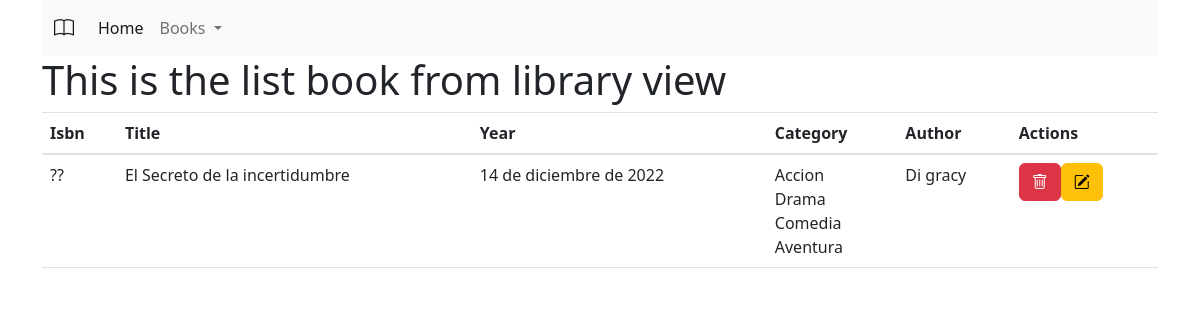
The app's page /book_list/, older data.
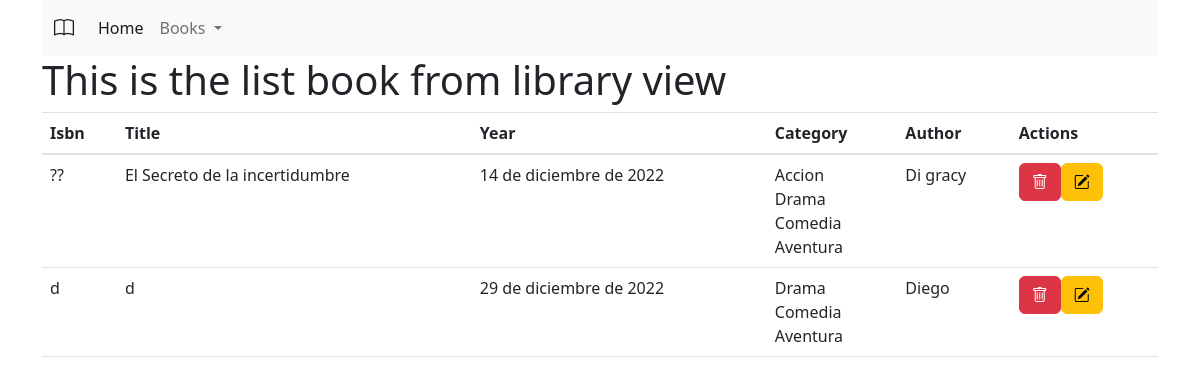
The same page, newer data.
### Libros/models.py (models this page shows, shortened)
class Book(models.Model):
    isbn = models.CharField(primary_key=True, verbose_name="ISBN", max_length=10)
    title = models.CharField(max_length=50, verbose_name="Nombre_Libro")
    year = models.DateField(verbose_name="Año publicacion")
    description = models.TextField()
    category = models.ManyToManyField(Category, verbose_name="Categorias")
    author = models.ForeignKey(
        Author,
        on_delete=models.CASCADE, null=True, blank=True
    )

class Category(models.Model):
    id = models.IntegerField(primary_key=True, editable=False, verbose_name="ID_Categoria") #default=uuid.uuid4)
    name = models.CharField(max_length=50, verbose_name='Nombre_categoria')

class Author(models.Model):
    name = models.CharField(primary_key=True, max_length=200, verbose_name="Nombre autor")
    country = models.ForeignKey(
        Country,
        on_delete=models.CASCADE, null=True, blank=False
    )
    def __str__(self) -> str:
        return f"{self.name}"

### Libros/views.py (the view)
# urls.py: path('book_list/', bookListView.as_view(), name='book_list'),
class bookListView(ListView):
    template_name = 'Libros/templates/book_list.html'
    model = Book

### Libros/templates/book_list.html (shortened to what this page needs)
<!DOCTYPE html>
<html lang="en">
<head>
    <link rel="stylesheet" href="https://cdn.jsdelivr.net/npm/bootstrap@4.3.1/dist/css/bootstrap.min.css">
</head>
<body>
    {% extends 'Libros/templates/base.html' %}
    {% block content %}
    <h1>This is the list book from library view</h1>
    <table class="table">
        <thead>
            <tr>
                <th>Isbn</th>
                <th>Title</th>
                <th>Year</th>
                <th>Category</th>
                <th>Author</th>
                <th>Actions</th>
            </tr>
        </thead>
        <tbody>
            {% for b in book_list %}
            <tr>
                <td>{{ b.isbn }}</td>
                <td>{{ b.title }}</td>
                <td>{{ b.year }}</td>
                <td>
                    {% for c in b.category.all %}
                    {{ c.name }}
                    <br>
                    {% endfor %}
                </td>
                <td>
                    {{b.author}}
                </td>
                <td>
                    <div class="d-flex">
                        <a class="btn btn-danger" href="#"><i class="bi bi-trash"></i></a>
                        <a class="btn btn-warning" href="#"><i class="bi bi-pencil-square"></i></a>
                    </div>
                </td>
            </tr>
            {% endfor%}
        </tbody>
    </table>
    {% endblock %}

### Libros/templates/base.html (shortened to what this page needs)
<!DOCTYPE html>
<html lang="es">
<head>
    <link
        href="https://cdn.jsdelivr.net/npm/bootstrap@5.2.1/dist/css/bootstrap.min.css"
        rel="stylesheet"
>
    <link
        rel="stylesheet"
        href="https://cdn.jsdelivr.net/npm/bootstrap-icons@1.9.1/font/bootstrap-icons.css">
</head>
<body>
    <div class="container">
        <nav class="navbar navbar-expand-lg bg-light">
            <div class="container-fluid">
                <a class="navbar-brand" href="#"><i class="bi bi-book"></i></a>
                <div class="collapse navbar-collapse" id="navbarSupportedContent">
                    <ul class="navbar-nav me-auto mb-2 mb-lg-0">
                        <li class="nav-item">
                            <a class="nav-link active" aria-current="page" href="{% url '' %}">Home</a>
                        </li>
                        <li class="nav-item dropdown">
                            <a class="nav-link dropdown-toggle" href="#" role="button" data-bs-toggle="dropdown" aria-expanded="false">
                              Books
                            </a>
                          </li>
                    </ul>
                </div>
            </div>
        </nav>
    </div>
    <div class="container">
        {% block content %}{% endblock %}
    </div>
</body>
</html>

Row changes from the older to the newer data that the page shows:
added Book: isbn "d", title "d", year "29 de diciembre de 2022", author "Diego", Category (name "Drama"), Category (name "Comedia"), Category (name "Aventura")
